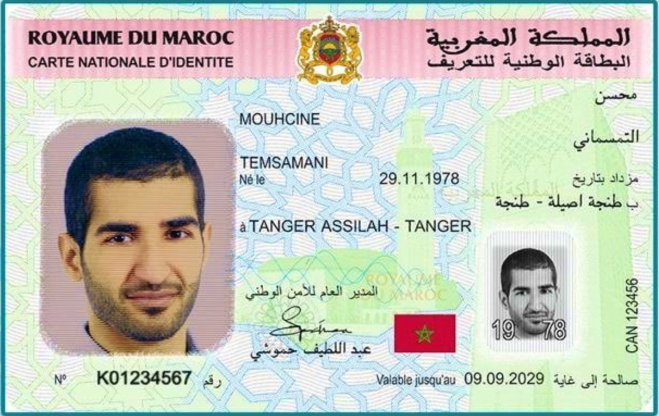
#> input picture carte_identity.jpg, 1318 x 832 px (shown at 1/2 size)
$ jupyter execute --allow-errors Untitled.ipynb
#> lines starting #> are read from the running program, lines starting #| are printed output that depends on the picture; after the words box and inside, x2 and y2 are one past the last pixel; in counts of white or black regions, pixels touching at a corner belong together
[cell 1]
import cv2
from PIL import Image

# Charger l'image
image = cv2.imread('carte_identity.jpg')
#> image is the input picture: shape (832, 1318, 3); mean B, G, R 187.5, 198.9, 195.3

# Convertir en niveaux de gris
gray = cv2.cvtColor(image, cv2.COLOR_BGR2GRAY)
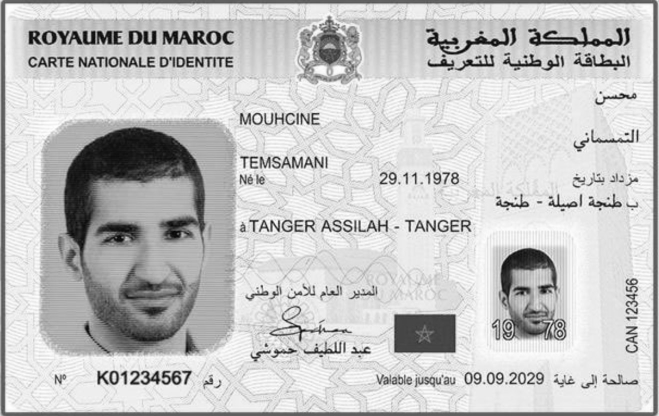
#> gray: shape (832, 1318) (shown at 1/2 size); min 0, max 255, mean 196.5

# Appliquer un filtre pour réduire le bruit
denoised = cv2.GaussianBlur(gray, (5, 5), 0)

# Améliorer le contraste avec un filtre de seuil
_, thresholded = cv2.threshold(denoised, 150, 255, cv2.THRESH_BINARY)
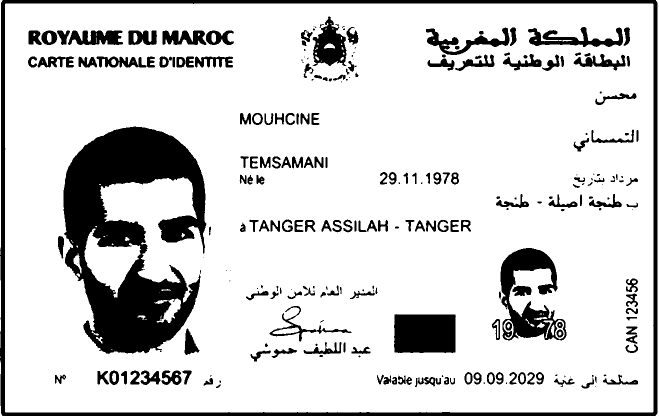
#> thresholded: shape (832, 1318) (shown at 1/2 size); 83.4% white; 258 black regions (65 under 20 px), largest, box (x1, y1, x2, y2) and area: (127, 253, 413, 708) 70210, (0, 0, 1315, 832) 31703, (1001, 496, 1133, 681) 10811

# Sauvegarder l'image prétraitée
cv2.imwrite('processed_identity.jpg', thresholded)
#> Out = True

[cell 2]
import cv2
from matplotlib import pyplot as plt

# Charger l'image
image_path = 'processed_identity.jpg'
image = cv2.imread(image_path)

# Convertir l'image en RGB (OpenCV charge en BGR par défaut)
image_rgb = cv2.cvtColor(image, cv2.COLOR_BGR2RGB)

# Afficher l'image
plt.imshow(image_rgb)
plt.axis('off')  # Désactiver les axes
plt.title("Image affichée avec Matplotlib")
plt.show()

[cell 3]
import easyocr

# OCR pour le français
#> (the rest of this cell did not finish here and is left out)

[cell 4]
import easyocr
import re

# Charger EasyOCR pour le français et l'arabe
#> (the rest of this cell did not finish here and is left out)

[cell 5]
import cv2
import pytesseract

# Chemin vers l'exécutable Tesseract (Windows uniquement)
pytesseract.pytesseract.tesseract_cmd = r"C:\Program Files\Tesseract-OCR\tesseract.exe"

# Charger l'image
image_path = 'processed_identity.jpg'
image = cv2.imread(image_path)

# Définir les coordonnées des zones des champs (en pixels)
# Les coordonnées sont définies sous la forme (x, y, largeur, hauteur)
zones = {
    "Nom": (50, 200, 400, 50),  # Exemple de zone pour le nom
    "Prénom": (50, 260, 400, 50),  # Zone pour le prénom
    "Date de naissance": (50, 320, 400, 50),  # Zone pour la date de naissance
    "Ville de naissance": (50, 380, 400, 50),  # Zone pour la ville de naissance
    "Numéro": (50, 440, 400, 50)  # Zone pour le numéro de la carte
}

# Prétraiter l'image (grayscale et binarisation)
gray = cv2.cvtColor(image, cv2.COLOR_BGR2GRAY)
_, binary = cv2.threshold(gray, 150, 255, cv2.THRESH_BINARY)

# Extraire les champs
extracted_data = {}
#> (the rest of this cell did not finish here and is left out)

[cell 6]
import cv2
import pytesseract

# Chemin vers l'exécutable Tesseract (Windows uniquement)
pytesseract.pytesseract.tesseract_cmd = r"C:\Program Files\Tesseract-OCR\tesseract.exe"

# Charger les images
original_image_path = 'carte_identity.jpg'
processed_image_path = 'processed_identity.jpg'

# Fonction pour extraire le texte d'une image
def extract_text(image_path):
    # Charger l'image
#> called with image_path = 'carte_identity.jpg'
    image = cv2.imread(image_path)

    # Conversion en niveaux de gris
    gray = cv2.cvtColor(image, cv2.COLOR_BGR2GRAY)

    # Application d'un filtre adaptatif si nécessaire
    _, binary = cv2.threshold(gray, 150, 255, cv2.THRESH_BINARY)
#> binary: shape (832, 1318); 83.6% white; 352 black regions (135 under 20 px), largest, box (x1, y1, x2, y2) and area: (126, 253, 412, 709) 69402, (1, 0, 1315, 832) 31674, (1001, 496, 1133, 681) 10562

    # Extraction du texte avec Tesseract
    text = pytesseract.image_to_string(binary, lang="eng+ara")
    return text

# Extraction du texte des deux images
#> (the rest of this cell did not finish here and is left out)

[cell 7]
import cv2
import pytesseract

# Chemin vers l'exécutable Tesseract (Windows uniquement)
pytesseract.pytesseract.tesseract_cmd = r"C:\Program Files\Tesseract-OCR\tesseract.exe"

# Charger l'image
image_path = "processed_identity.jpg"
image = cv2.imread(image_path)

# Prétraiter l'image (grayscale et binarisation)
gray = cv2.cvtColor(image, cv2.COLOR_BGR2GRAY)
_, binary = cv2.threshold(gray, 150, 255, cv2.THRESH_BINARY)

# Définir les coordonnées des zones pour chaque champ
# (x, y, largeur, hauteur)
zones = {
    "Nom": (300, 100, 250, 50),            # Exemple de coordonnées
    "Prénom": (300, 150, 250, 50),         # Ajustez selon l'image
    "Date de naissance": (300, 200, 250, 50),
    "Ville de naissance": (300, 250, 250, 50),
    "Numéro": (50, 300, 250, 50),
}

# Fonction pour extraire du texte à partir de chaque zone
def extract_field(image, coordinates, field_name):
    x, y, w, h = coordinates
    roi = image[y:y+h, x:x+w]  # Découpe la zone
    text = pytesseract.image_to_string(roi, lang="eng+ara", config="--psm 6").strip()
    return text

# Extraire les données des zones
extracted_data = {}
#> (the rest of this cell did not finish here and is left out)

[cell 8]
import cv2
import matplotlib.pyplot as plt

# Charger l'image
image_path = "processed_identity.jpg"
image = cv2.imread(image_path)

# Exemple de zones pour visualisation
zones = {
    "Nom": (440, 210, 280, 50),
    "Prénom": (440, 292, 280, 50),
    "Date de naissance": (740, 340, 200, 50),
    "Ville de naissance": (460, 430, 500, 50),
    "Numéro": (170, 730, 230, 50),
}

# Dessiner les zones sur l'image
for field, (x, y, w, h) in zones.items():
    cv2.rectangle(image, (x, y), (x + w, y + h), (0, 255, 0), 2)
    cv2.putText(image, field, (x, y - 10), cv2.FONT_HERSHEY_SIMPLEX, 0.5, (255, 0, 0), 2)
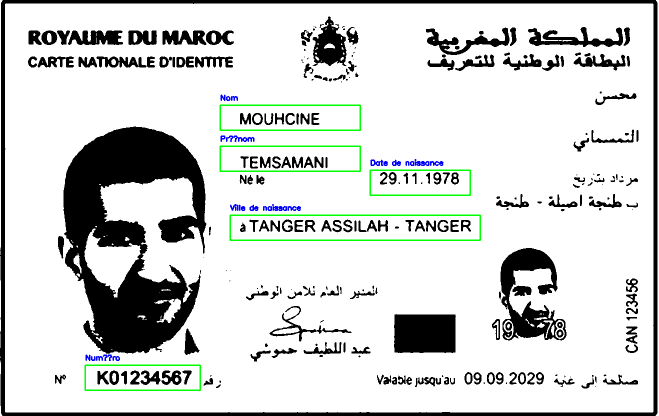
#> image: shape (832, 1318, 3) (shown at 1/2 size); mean B, G, R 210.3, 212, 209.6

# Convertir l'image BGR en RGB pour Matplotlib
image_rgb = cv2.cvtColor(image, cv2.COLOR_BGR2RGB)

# Afficher avec Matplotlib
plt.figure(figsize=(10, 6))
plt.imshow(image_rgb)
plt.axis("off")
plt.title("Zones définies")
plt.show()

[cell 9]
import cv2
import pytesseract

# Chemin vers l'exécutable Tesseract (Windows uniquement)
pytesseract.pytesseract.tesseract_cmd = r"C:\Program Files\Tesseract-OCR\tesseract.exe"

# Charger l'image
image_path = "processed_identity.jpg"
image = cv2.imread(image_path)

# Zones définies pour chaque champ
zones = {
    "Nom": (440, 210, 280, 50),
    "Prénom": (440, 292, 280, 50),
    "Date de naissance": (740, 340, 200, 50),
    "Ville de naissance": (460, 430, 500, 50),
    "Numéro": (170, 730, 230, 50),
}

# Prétraiter l'image (grayscale et binarisation)
gray = cv2.cvtColor(image, cv2.COLOR_BGR2GRAY)
_, binary = cv2.threshold(gray, 150, 255, cv2.THRESH_BINARY)

# Fonction pour extraire le texte d'une zone
def extract_text_from_zone(image, zone, lang="eng+ara"):
    x, y, w, h = zone
    roi = image[y:y+h, x:x+w]  # Découpe de la région d'intérêt
    text = pytesseract.image_to_string(roi, lang=lang, config="--psm 6").strip()
    return text

# Extraire les données de chaque zone
extracted_data = {}
#> (the rest of this cell did not finish here and is left out)

[cell 10]
import cv2
import pytesseract
import matplotlib.pyplot as plt

# Chemin vers l'exécutable Tesseract (Windows uniquement)
pytesseract.pytesseract.tesseract_cmd = r"C:\Program Files\Tesseract-OCR\tesseract.exe"

# Dimensions de référence basées sur l'image testée
REFERENCE_WIDTH = 1000
REFERENCE_HEIGHT = 800

# Zones définies pour l'image de référence
zones = {
    "Nom": (440, 210, 280, 50),
    "Prénom": (440, 292, 280, 50),
    "Date de naissance": (740, 340, 200, 50),
    "Ville de naissance": (460, 430, 500, 50),
    "Numéro": (170, 730, 230, 50),
}

# Fonction pour redimensionner une image à la taille de référence
def normalize_image(image, target_width, target_height):
    return cv2.resize(image, (target_width, target_height))

# Fonction pour ajuster dynamiquement les zones en fonction de la taille de l'image
def adjust_zones(zones, original_width, original_height, target_width, target_height):
#> called with original_width = 1318, original_height = 832, target_width = 1000, target_height = 800
    scale_x = target_width / original_width
    scale_y = target_height / original_height
    adjusted_zones = {
        field: (
            int(x * scale_x),
            int(y * scale_y),
            int(w * scale_x),
            int(h * scale_y)
        )
        for field, (x, y, w, h) in zones.items()
    }
    return adjusted_zones

# Fonction pour afficher l'image avec les zones
# [10 lines left out: function visualize_zones, not called in this run]

# Fonction pour extraire les informations d'une image
def extract_information(image_path):
    # Charger l'image
    image = cv2.imread(image_path)
    original_height, original_width = image.shape[:2]

    # Ajuster dynamiquement les zones en fonction des dimensions de l'image
    adjusted_zones = adjust_zones(zones, original_width, original_height, REFERENCE_WIDTH, REFERENCE_HEIGHT)

    # Normaliser l'image à la taille cible
    normalized_image = normalize_image(image, REFERENCE_WIDTH, REFERENCE_HEIGHT)
#> in normalize_image, `return cv2.resize(image, (target_width, target_height))`:
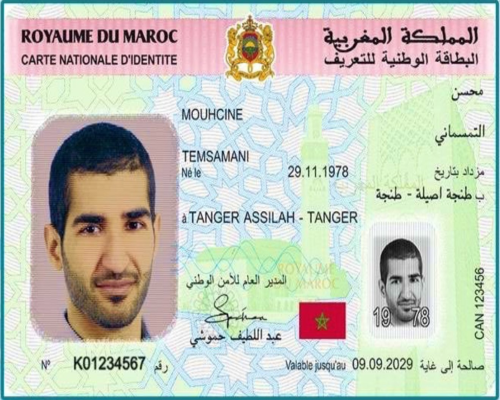
#> returned value: shape (800, 1000, 3) (shown at 1/2 size); mean of channels 0, 1, 2 187.4, 198.8, 195.1; drawn as B, G, R

    # Prétraiter l'image (grayscale et binarisation)
    gray = cv2.cvtColor(normalized_image, cv2.COLOR_BGR2GRAY)
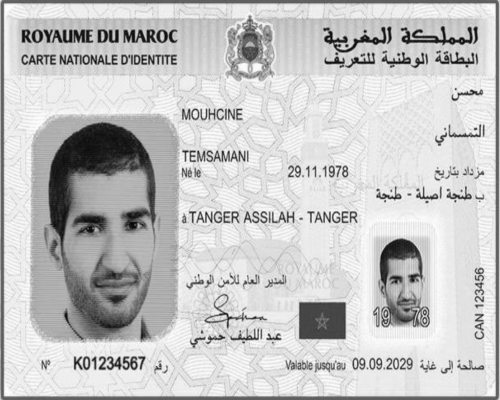
#> gray: shape (800, 1000) (shown at 1/2 size); min 4, max 255, mean 196.4
    _, binary = cv2.threshold(gray, 150, 255, cv2.THRESH_BINARY)
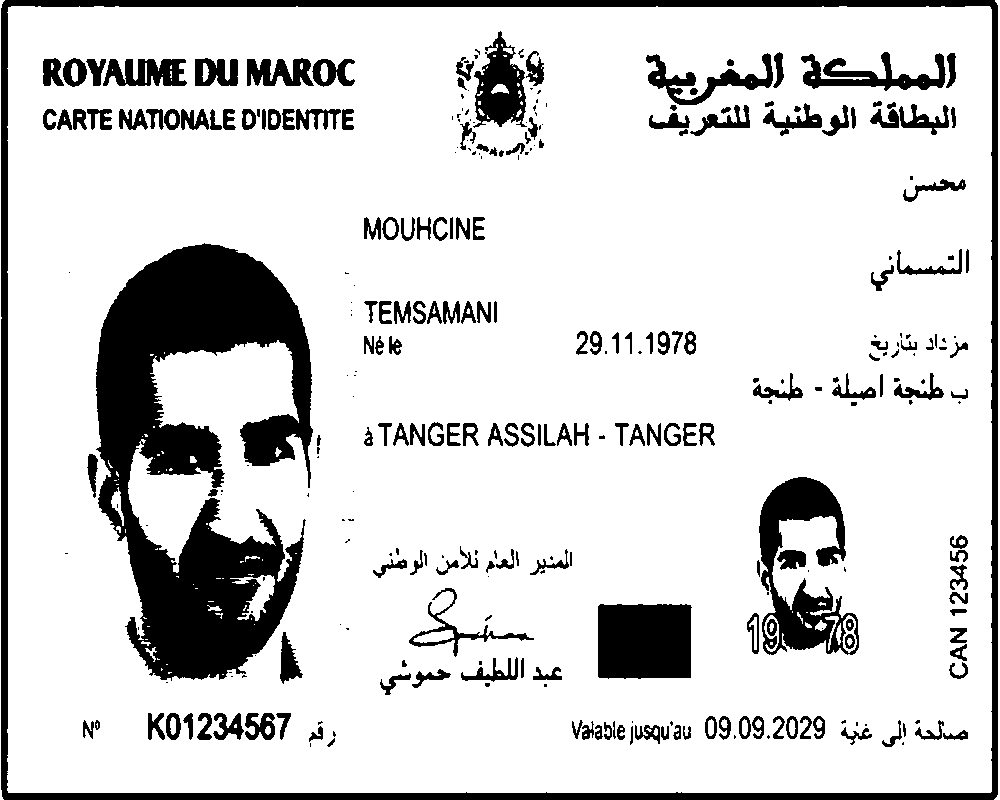
#> binary: shape (800, 1000); 83.4% white; 314 black regions (111 under 20 px), largest, box (x1, y1, x2, y2) and area: (96, 243, 313, 681) 50792, (1, 0, 998, 800) 24086, (759, 477, 859, 655) 7752

    # Fonction pour extraire le texte d'une zone
    def extract_text_from_zone(image, zone, lang="eng+ara"):
        x, y, w, h = zone
        roi = image[y:y+h, x:x+w]  # Découpe de la région d'intérêt
        text = pytesseract.image_to_string(roi, lang=lang, config="--psm 6").strip()
        return text

    # Extraire les données pour chaque champ
    extracted_data = {}
    for field_name, coordinates in adjusted_zones.items():
        extracted_data[field_name] = extract_text_from_zone(binary, coordinates)
#> this loop made 1 pass
#> pass 1, in extract_text_from_zone, `roi = image[y:y+h, x:x+w]  # Découpe de la région d'intérêt`:
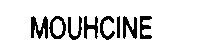
#> roi: shape (48, 212); 87.7% white; 8 black regions, largest, box (x1, y1, x2, y2) and area: (31, 16, 48, 39) 234, (123, 16, 137, 39) 183, (49, 16, 66, 39) 165
#> after the loop, extracted_data = 0 items

    return extracted_data, normalized_image, adjusted_zones

# Appliquer la fonction pour une nouvelle image
image_path = "carte_identity.jpg"  # Chemin de la nouvelle image
#> (the rest of this cell did not finish here and is left out)

[cell 11]
import cv2
import pytesseract
import matplotlib.pyplot as plt

# Chemin vers Tesseract
pytesseract.pytesseract.tesseract_cmd = r"C:\Program Files\Tesseract-OCR\tesseract.exe"

# Dimensions de référence
REFERENCE_WIDTH = 1000
REFERENCE_HEIGHT = 800

# Zones définies pour une image redimensionnée à 1000x800
zones = {
    "Nom": (340, 210, 210, 50),
    "Prénom": (340, 292, 210, 50),
    "Date de naissance": (540, 315, 210, 50),
    "Ville de naissance": (380, 410, 355, 50),
    "Numéro": (60, 700, 180, 50),
}

# Fonction pour redimensionner une image à la taille cible
def normalize_image(image, target_width, target_height):
    return cv2.resize(image, (target_width, target_height))

# Fonction pour afficher l'image avec les zones
# [10 lines left out: function visualize_zones, not called in this run]

# Fonction pour extraire les informations d'une image
def extract_information(image_path):
    # Charger l'image
#> called with image_path = 'carte.png'
    image = cv2.imread(image_path, cv2.IMREAD_COLOR)
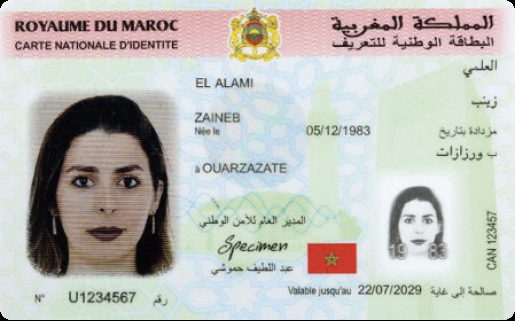
#> input picture carte.png, 515 x 321 px
#> image is the input picture: shape (321, 515, 3); mean B, G, R 186.2, 191.7, 190.9

    # Redimensionner l'image à 1000x800
    normalized_image = normalize_image(image, REFERENCE_WIDTH, REFERENCE_HEIGHT)
#> in normalize_image, `return cv2.resize(image, (target_width, target_height))`:
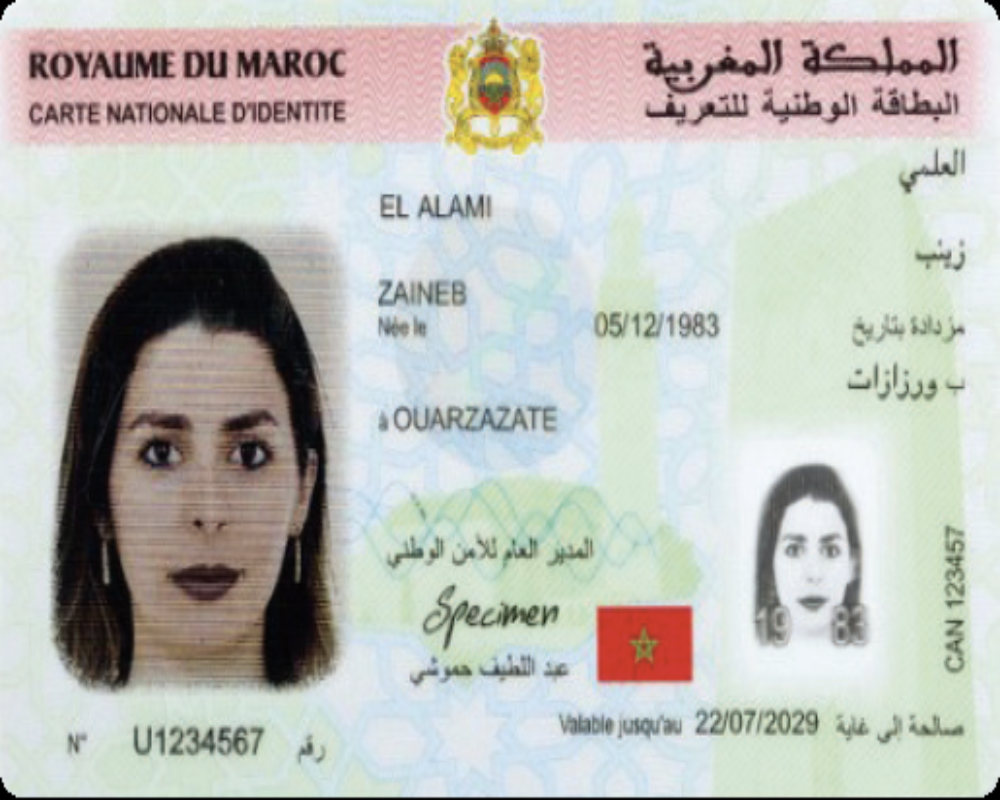
#> returned value: shape (800, 1000, 3); mean of channels 0, 1, 2 186.1, 191.5, 190.8; drawn as B, G, R

    # Prétraiter (grayscale et binarisation)
    gray = cv2.cvtColor(normalized_image, cv2.COLOR_BGR2GRAY)
    _, binary = cv2.threshold(gray, 150, 255, cv2.THRESH_BINARY)
#> binary: shape (800, 1000); 81.2% white; 203 black regions (67 under 20 px), largest, box (x1, y1, x2, y2) and area: (52, 236, 338, 692) 93283, (597, 606, 692, 682) 7054, (755, 465, 862, 643) 6639
#> (the rest of the program and of its run is left out)
